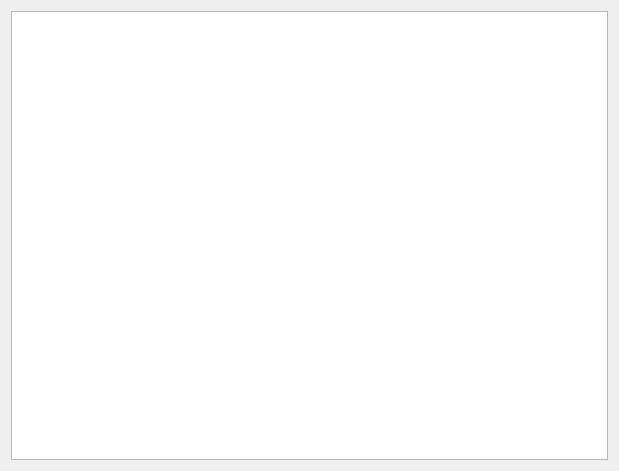
<?xml version="1.0" encoding="UTF-8"?>
<ui version="4.0">
 <class>Form</class>
 <widget class="QWidget" name="Form">
  <property name="geometry">
   <rect>
    <x>0</x>
    <y>0</y>
    <width>619</width>
    <height>471</height>
   </rect>
  </property>
  <property name="windowTitle">
   <string>Form</string>
  </property>
  <layout class="QHBoxLayout" name="horizontalLayout">
   <item>
    <widget class="QGraphicsView" name="graphicsView">
     <property name="styleSheet">
      <string notr="true">border-image: url(:/webGraph.png);</string>
     </property>
    </widget>
   </item>
  </layout>
 </widget>
 <resources>
  <include location="images/background.qrc"/>
 </resources>
 <connections/>
</ui>
